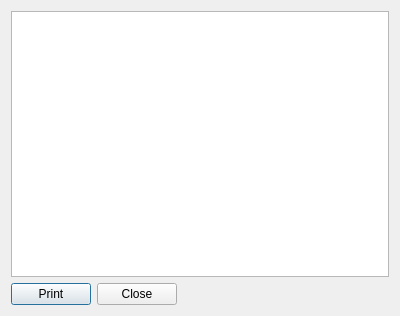
<?xml version="1.0" encoding="UTF-8"?>
<ui version="4.0">
 <class>ReportDialog</class>
 <widget class="QDialog" name="ReportDialog">
  <property name="geometry">
   <rect>
    <x>0</x>
    <y>0</y>
    <width>400</width>
    <height>316</height>
   </rect>
  </property>
  <property name="windowTitle">
   <string>Dialog</string>
  </property>
  <layout class="QGridLayout" name="gridLayout">
   <item row="0" column="0" colspan="3">
    <widget class="QTextEdit" name="reportEdit">
     <property name="readOnly">
      <bool>true</bool>
     </property>
     <property name="html">
      <string>&lt;!DOCTYPE HTML PUBLIC &quot;-//W3C//DTD HTML 4.0//EN&quot; &quot;http://www.w3.org/TR/REC-html40/strict.dtd&quot;&gt;
&lt;html&gt;&lt;head&gt;&lt;meta name=&quot;qrichtext&quot; content=&quot;1&quot; /&gt;&lt;style type=&quot;text/css&quot;&gt;
p, li { white-space: pre-wrap; }
&lt;/style&gt;&lt;/head&gt;&lt;body style=&quot; font-family:'MS Shell Dlg 2'; font-size:8.25pt; font-weight:400; font-style:normal;&quot;&gt;
&lt;p style=&quot; margin-top:0px; margin-bottom:0px; margin-left:0px; margin-right:0px; -qt-block-indent:0; text-indent:0px;&quot;&gt;&lt;img src=&quot;dekagrid_large.png&quot; /&gt;&lt;/p&gt;
&lt;p style=&quot;-qt-paragraph-type:empty; margin-top:0px; margin-bottom:0px; margin-left:0px; margin-right:0px; -qt-block-indent:0; text-indent:0px; font-size:8pt;&quot;&gt;&lt;/p&gt;&lt;/body&gt;&lt;/html&gt;</string>
     </property>
    </widget>
   </item>
   <item row="1" column="0">
    <widget class="QPushButton" name="printButton">
     <property name="text">
      <string>Print</string>
     </property>
    </widget>
   </item>
   <item row="1" column="1">
    <widget class="QPushButton" name="closeButton">
     <property name="text">
      <string>Close</string>
     </property>
    </widget>
   </item>
   <item row="1" column="2">
    <spacer name="horizontalSpacer">
     <property name="orientation">
      <enum>Qt::Horizontal</enum>
     </property>
     <property name="sizeHint" stdset="0">
      <size>
       <width>40</width>
       <height>20</height>
      </size>
     </property>
    </spacer>
   </item>
  </layout>
 </widget>
 <resources/>
 <connections>
  <connection>
   <sender>closeButton</sender>
   <signal>clicked()</signal>
   <receiver>ReportDialog</receiver>
   <slot>close()</slot>
   <hints>
    <hint type="sourcelabel">
     <x>130</x>
     <y>294</y>
    </hint>
    <hint type="destinationlabel">
     <x>199</x>
     <y>157</y>
    </hint>
   </hints>
  </connection>
 </connections>
</ui>
